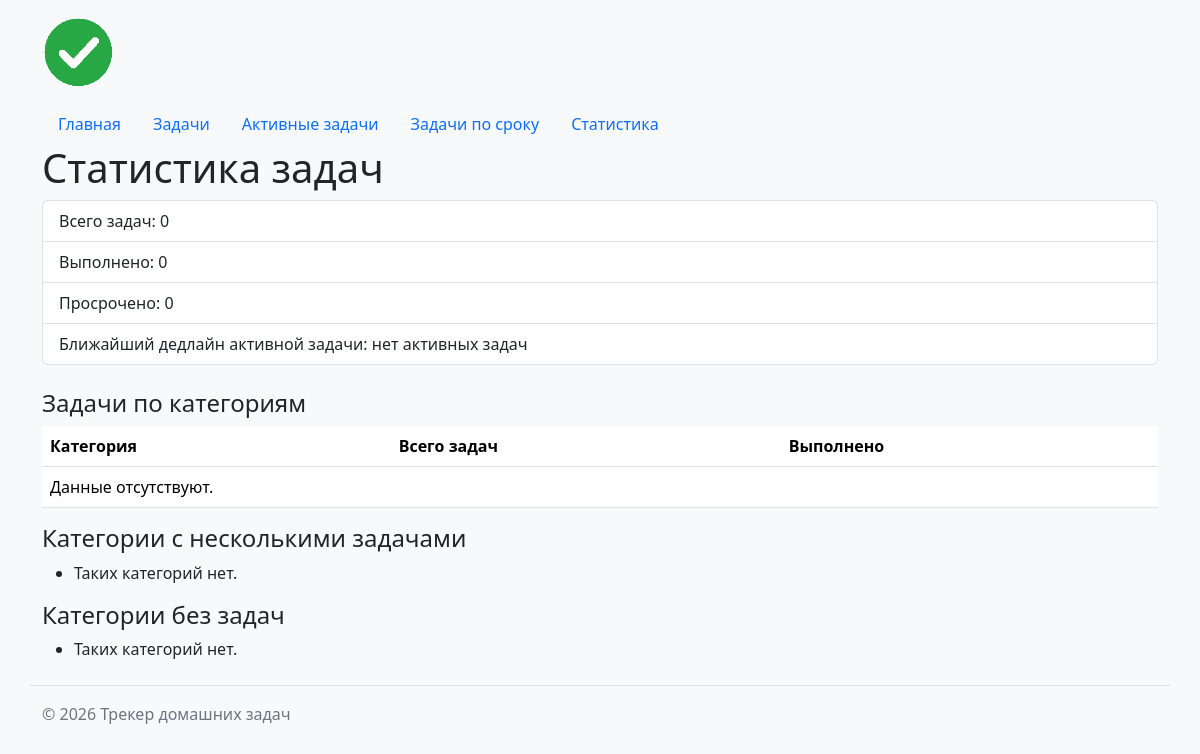
The page /tasks/statistics/ on the database as committed earlier.
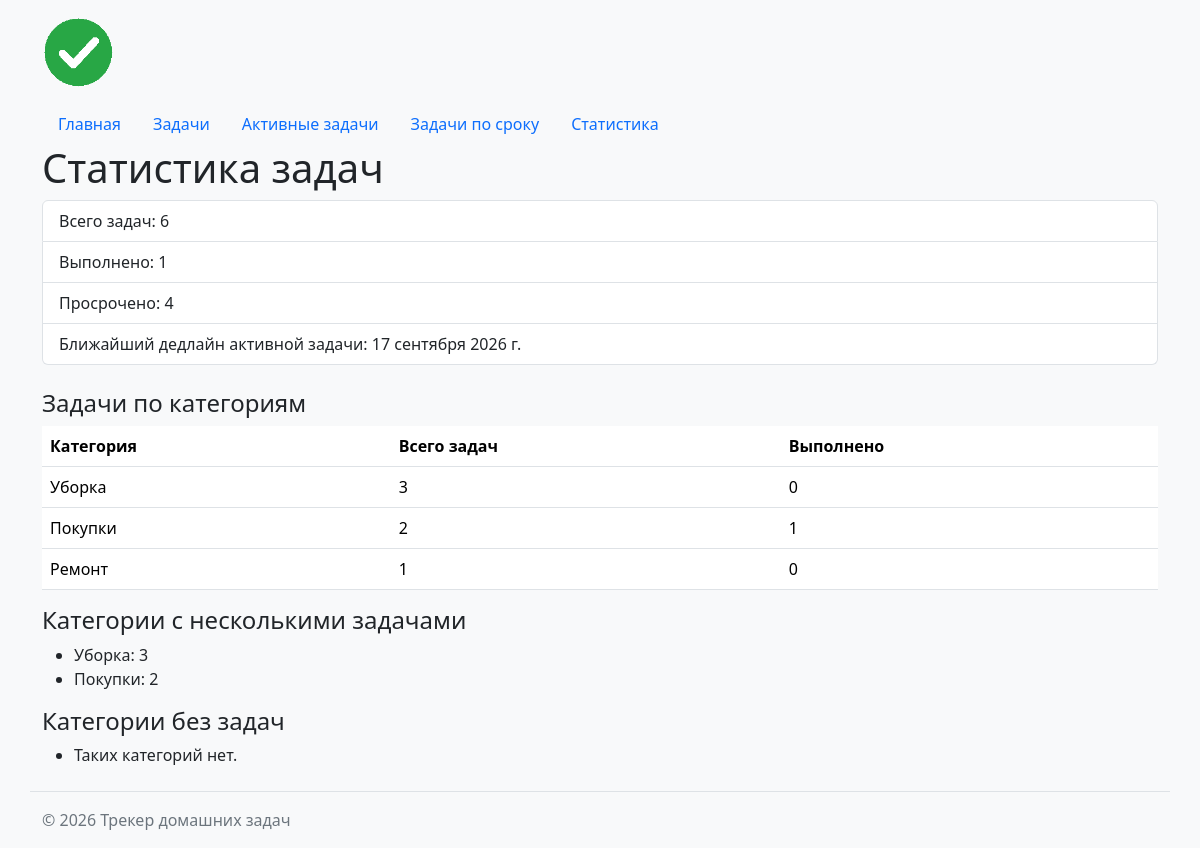
The same page on the database as committed later.
### task_pages/models.py (models this page shows, shortened)
class Category(models.Model):
    name = models.CharField("Название", max_length=200, unique=True)
    class Meta:
        ordering = ["name"]
        verbose_name = "Категория"
        verbose_name_plural = "Категории"

### task_pages/views.py (the view)
# urls.py: path('statistics/', views.statistics, name='statistics'),
def statistics(request):
    summary = Task.objects.aggregate(
        total_count=Count("id"),
        completed_count=Count("id", filter=Q(is_completed=True)),
        overdue_count=Count("id", filter=Q(
            is_completed=False, deadline__lt=timezone.localdate(),
        )),
    )
    nearest = Task.objects.filter(is_completed=False).aggregate(
        nearest_deadline=Min("deadline"),
    )
    by_category = Category.objects.annotate(
        category_name=F("name"),
        tasks_count=Count("tasks"),
        completed_count=Count("tasks", filter=Q(tasks__is_completed=True)),
    ).order_by("-tasks_count", "name")
    busy_categories = by_category.filter(tasks_count__gt=1)
    empty_categories = Category.objects.filter(tasks__isnull=True).values_list(
        "name", flat=True,
    )
    return render(request, "task_pages/statistics.html", {
        "summary": summary,
        "nearest_deadline": nearest["nearest_deadline"],
        "by_category": by_category,
        "busy_categories": busy_categories,
        "empty_categories": empty_categories,
    })

### task_pages/templates/task_pages/statistics.html (shortened to what this page needs)
{% extends "base.html" %}
{% block content %}
    <h1>Статистика задач</h1>
    <ul class="list-group mb-4">
        <li class="list-group-item">
            Всего задач: {{ summary.total_count }}
        </li>
        <li class="list-group-item">
            Выполнено: {{ summary.completed_count }}
        </li>
        <li class="list-group-item">
            Просрочено: {{ summary.overdue_count }}
        </li>
        <li class="list-group-item">
            Ближайший дедлайн активной задачи:
            {{ nearest_deadline|default:"нет активных задач" }}
        </li>
    </ul>
    <h2 class="h4">Задачи по категориям</h2>
    <table class="table statistics-table">
        <thead>
            <tr>
                <th>Категория</th>
                <th>Всего задач</th>
                <th>Выполнено</th>
            </tr>
        </thead>
        <tbody>
            {% for item in by_category %}
                <tr>
                    <td>{{ item.category_name }}</td>
                    <td>{{ item.tasks_count }}</td>
                    <td>{{ item.completed_count }}</td>
                </tr>
            {% empty %}
                <tr>
                    <td colspan="3">Данные отсутствуют.</td>
                </tr>
            {% endfor %}
        </tbody>
    </table>
    <h2 class="h4">Категории с несколькими задачами</h2>
    <ul>
        {% for item in busy_categories %}
            <li>{{ item.category_name }}: {{ item.tasks_count }}</li>
        {% empty %}
            <li>Таких категорий нет.</li>
        {% endfor %}
    </ul>
    <h2 class="h4">Категории без задач</h2>
    <ul>{% for name in empty_categories %}<li>{{ name }}</li>{% empty %}<li>Таких категорий нет.</li>{% endfor %}</ul>
{% endblock %}

### templates/base.html (shortened to what this page needs)
{% load static %}<!DOCTYPE html>
<html lang="ru">
<head>
    <link
        rel="stylesheet"
        href="https://cdn.jsdelivr.net/npm/bootstrap@5.3.3/dist/css/bootstrap.min.css"
    >
    <link
        rel="stylesheet"
        href="{% static 'homepage/css/style.css' %}"
    >
</head>
<body>
    <header class="container">
        <img
            src="{% static 'homepage/img/logo.png' %}"
            alt="Трекер домашних задач"
            class="tracker-logo"
        >
        {% include "includes/navigation.html" %}
    </header>
    <main class="container">
        {% block content %}
        {% endblock %}
    </main>
    <footer class="container mt-4 mb-3">
        <p>
            &copy; <span id="current-year"></span> Трекер домашних задач
        </p>
    </footer>
</body>
</html>

### templates/includes/navigation.html
<nav class="nav">
    <a class="nav-link" href="{% url 'homepage:index' %}">Главная</a>
    <a class="nav-link" href="{% url 'tasks:list' %}">Задачи</a>
    <a class="nav-link" href="{% url 'tasks:active' %}">Активные задачи</a>
    <a class="nav-link" href="{% url 'tasks:due' %}">Задачи по сроку</a>
    <a class="nav-link" href="{% url 'tasks:statistics' %}">Статистика</a>
</nav>

### homepage/static/homepage/css/style.css (style rules this page uses)
body { min-height: 100vh; background-color: #f8f9fa; }
.tracker-logo { width: 72px; height: auto; margin: 1rem 0; }
footer { color: #6c757d; border-top: 1px solid #dee2e6; padding-top: 1rem; }

Rows that differ between the two databases and show on the page:
added Category: category_name "Уборка", tasks_count "3", completed_count "0"
added Category: category_name "Покупки", tasks_count "2", completed_count "1"
added Category: category_name "Ремонт", tasks_count "1", completed_count "0", shown under "Задачи по категориям"
Other text that changed with them:
{{ summary.total_count }}: "0" → "6"
{{ summary.completed_count }}: "0" → "1"
{{ summary.overdue_count }}: "0" → "4"
{{ nearest_deadline|default:"нет активных задач" }}: "нет активных задач" → "17 сентября 2026 г."
text no longer shown: "Данные отсутствуют. Таких категорий нет."
